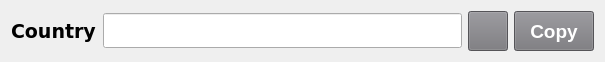
   <widget class="QWidget" name="layoutWidget_15">
    <property name="geometry">
     <rect>
      <x>660</x>
      <y>220</y>
      <width>605</width>
      <height>42</height>
     </rect>
    </property>
    <layout class="QHBoxLayout" name="horizontalLayout_17">
     <item>
      <widget class="QLabel" name="labelCountry">
       <property name="font">
        <font>
         <family>DejaVu Sans</family>
         <pointsize>14</pointsize>
         <weight>75</weight>
         <bold>true</bold>
        </font>
       </property>
       <property name="text">
        <string>Country</string>
       </property>
      </widget>
     </item>
     <item>
      <widget class="QLineEdit" name="Country">
       <property name="enabled">
        <bool>true</bool>
       </property>
       <property name="minimumSize">
        <size>
         <width>300</width>
         <height>35</height>
        </size>
       </property>
       <property name="font">
        <font>
         <family>DejaVu Sans</family>
         <pointsize>12</pointsize>
        </font>
       </property>
       <property name="readOnly">
        <bool>true</bool>
       </property>
      </widget>
     </item>
     <item>
      <widget class="QPushButton" name="buttonGenCountry">
       <property name="sizePolicy">
        <sizepolicy hsizetype="Minimum" vsizetype="Fixed">
         <horstretch>40</horstretch>
         <verstretch>40</verstretch>
        </sizepolicy>
       </property>
       <property name="minimumSize">
        <size>
         <width>40</width>
         <height>40</height>
        </size>
       </property>
       <property name="maximumSize">
        <size>
         <width>40</width>
         <height>40</height>
        </size>
       </property>
       <property name="styleSheet">
        <string notr="true">background-color: rgb(119, 118, 123);</string>
       </property>
       <property name="text">
        <string/>
       </property>
       <property name="icon">
        <iconset>
         <normaloff>img/reset.png</normaloff>img/reset.png</iconset>
       </property>
      </widget>
     </item>
     <item>
      <widget class="QPushButton" name="buttonCopyCountry">
       <property name="minimumSize">
        <size>
         <width>0</width>
         <height>40</height>
        </size>
       </property>
       <property name="font">
        <font>
         <pointsize>14</pointsize>
         <weight>75</weight>
         <bold>true</bold>
        </font>
       </property>
       <property name="styleSheet">
        <string notr="true">background-color: rgb(119, 118, 123);
color: rgb(255, 255, 255);</string>
       </property>
       <property name="text">
        <string>Copy</string>
       </property>
      </widget>
     </item>
    </layout>
   </widget>
